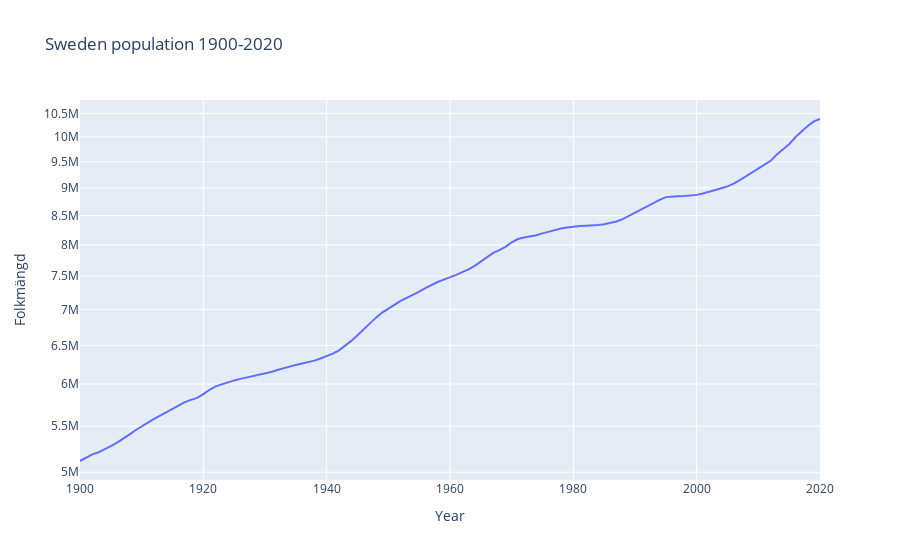

Notebook code for this chart:
### Markdown cell above
# Line Chart

### Code cell
fig=px.line(df1,x="Year",y="Folkmängd",title="Sweden population 1900-2020",range_x=[1900,2020],log_y=True)
fig.show()
